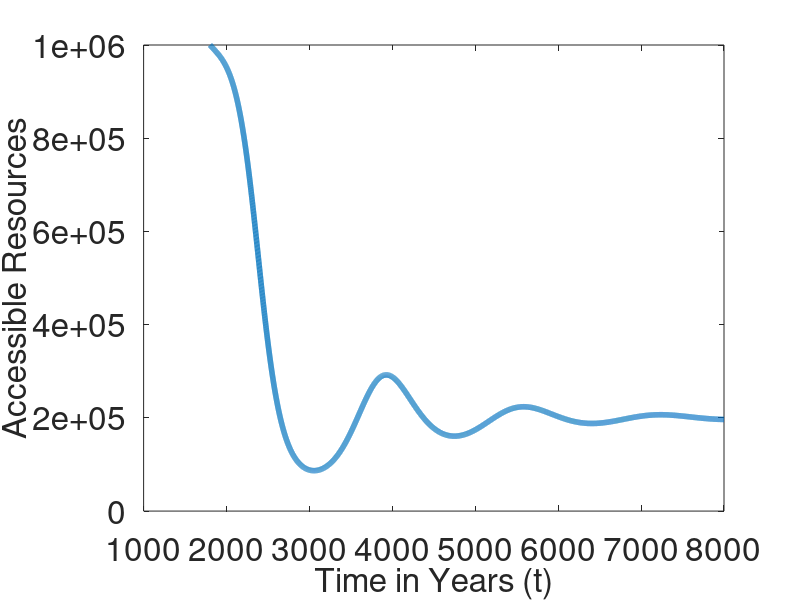
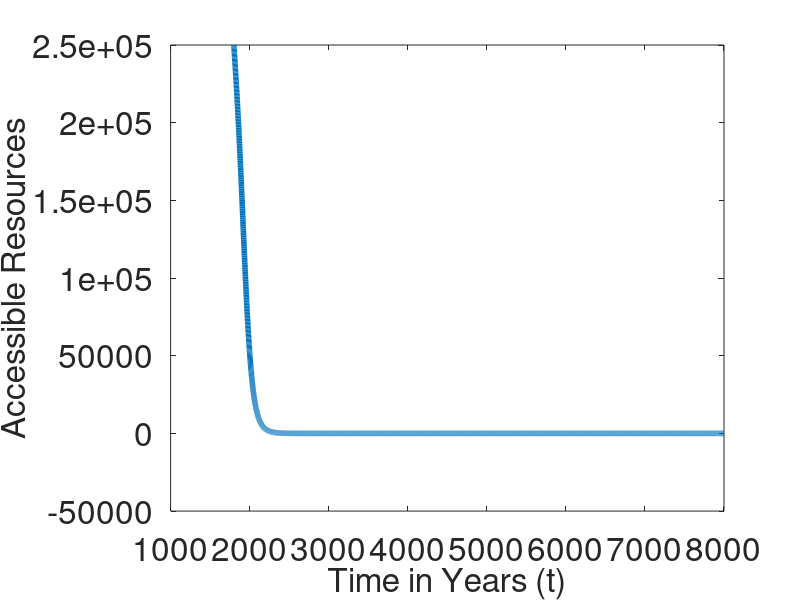
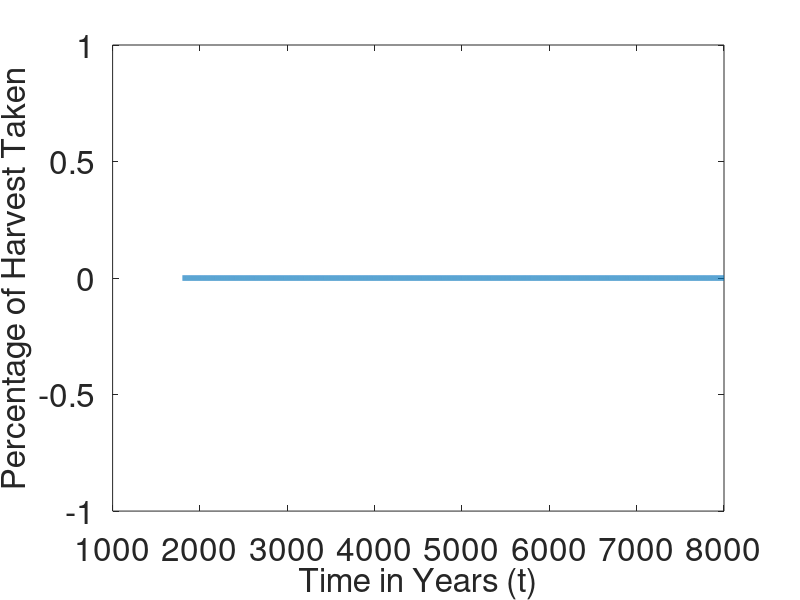
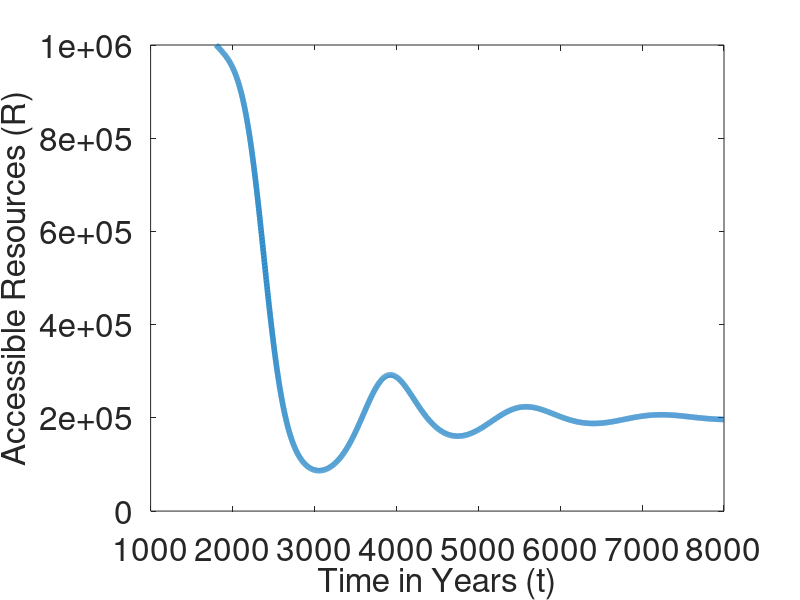

MATLAB code to generate these figures, in order:
a1 = 0.0177; % aP is the net growth rate of the population 0.0177
K1 = 250000; % carrying capacity 1,000,000
c1 = 0.015; % growth rate of the resources 0.015
h1 = 0.016; % harvesting constant 0.008
B1 = 2; % controls the location of the mid-point of the sigmoid 3.5
y1 = 10; % controls how steep the curve is 5
a2 = 0.0075; % a is the net growth rate of the population
K2 = 1000000; % carrying capacity
c2 = 0.01; % growth rate of the resources
h2 = 0.008; % harvesting constant
B2 = 10; % controls the location of the mid-point of the sigmoid
y2 = 1; % controls how steep the curve is
epsilon = 10^-4;

width = 4;
font = 24;

% changing steali to 1 lets population i take resources from its
% neighbors. changing the value to 0, turns off taking of resources
steal1 = 0;
steal2 = 0;

b1 = @(R,P) 1/(1 + exp(B1-y1*P/(R)))*steal1 ;
b2 = @(R,P) 1/(1 + exp(B2-y2*P/R))*steal2 ;

model = @(t,z) [a1*z(1)*(1-(z(1)/(z(2)+(b1(z(2),z(1))*z(4))+epsilon))) ;
     (c1*z(2)*(1-(z(2)/K1)) - h1*z(1) - b2(z(4),z(3))*h2*z(3));
     a2*z(3)*(1-(z(3)/(z(4)+(b2(z(4),z(3))*z(2))+epsilon))) ;
     c2*z(4)*(1-(z(4)/K2)) - h2*z(3) - b1(z(2),z(1))*h1*z(1)];
 
tstart = 1800;
tmax = 8000;
dt = 1;
t = tstart:dt:tmax;

y0 = [50000, K1, 25000, K2];
iters = 1;
y = zeros((tmax-tstart)*(1/dt)+1,4);
ytemp = zeros((tmax-tstart)*(1/dt)+1,4);

options = odeset('NonNegative',[1 2 3 4]);
[t,y] = ode45(model,t,y0,options);

% Calculates the stolen resources
S1 = 1./(1+exp(B1 - y1*abs(y(:,1))./abs(y(:,2))))*steal1;
S2 = 1./(1+exp(B2 - y2*abs(y(:,3))./abs(y(:,4))))*steal2;

if steal1 == 1
    figure('Name','pop 1 s1')
else
    figure('Name','pop 1')
end
plot(t,y(:,1),'Linewidth',width)
xlabel('Time in Years (t)')
ylabel('Population (P)')
set(gca,'FontSize',font)
set(findall(gcf,'type','text'),'FontSize',font)
if steal1 == 1
    figure('Name','res 1 s1')
else
    figure('Name','res 1')
end

plot(t,y(:,2),'Linewidth',width)
xlabel('Time in Years (t)')
ylabel('Accessible Resources (R)')
set(gca,'FontSize',font)
set(findall(gcf,'type','text'),'FontSize',font)
if steal1 == 1
    figure('Name','steal 1 s1')
else
    figure('Name','steal 1')
end

plot(t,S1,'Linewidth',width)
xlabel('Time in Years (t)')
ylabel('Percentage of Harvest Taken')
set(gca,'FontSize',font)
set(findall(gcf,'type','text'),'FontSize',font)
if steal1 == 1
    figure('Name','pop 2 s1')
else
    figure('Name','pop 2')
end
plot(t,y(:,3),'Linewidth',width)
xlabel('Time in Years (t)')
ylabel('Population (P)')
set(gca,'FontSize',font)
set(findall(gcf,'type','text'),'FontSize',font)
if steal1 == 1
    figure('Name','res 2 s1')
else
    figure('Name','res 2')
end
plot(t,y(:,4),'Linewidth',width)
xlabel('Time in Years (t)')
ylabel('Accessible Resources (R)')
set(gca,'FontSize',font)
set(findall(gcf,'type','text'),'FontSize',font)
if steal1 == 1
    figure('Name','steal 2 s1')
else
    figure('Name','steal 2')
end
plot(t,S2,'Linewidth',width)
xlabel('Time in Years (t)')
ylabel('Percentage of Harvest Taken')
set(gca,'FontSize',font)
set(findall(gcf,'type','text'),'FontSize',font)

% TR is the total resources available to each civ (i.e. resources
% in their patch as well as resources they are stealing)
TR1 = S1.*y(:,4)*steal1+y(:,2);
TR2 = S2.*y(:,2)*steal2+y(:,4);
if steal1 == 1
    figure('Name','TR 1 s1')
else
    figure('Name','TR 1')
end
plot(t,TR1,'Linewidth',width)
xlabel('Time in Years (t)')
ylabel('Accessible Resources')
set(gca,'FontSize',font)
set(findall(gcf,'type','text'),'FontSize',font)
if steal1 == 1
    figure('Name','TR 2 s1')
else
    figure('Name','TR 2')
end
plot(t,TR2,'Linewidth',width)
xlabel('Time in Years (t)')
ylabel('Accessible Resources')
set(gca,'FontSize',font)
set(findall(gcf,'type','text'),'FontSize',font)


h = get(0,'children');

for i=1:size(h,1)
    saveas(h(i),['/Users/zgmdocks/Documents/Coupled EWS/Population Collapse/Graphs/ModelResults/inequal/',get(h(i),'Name'),'.eps'],'epsc')
end